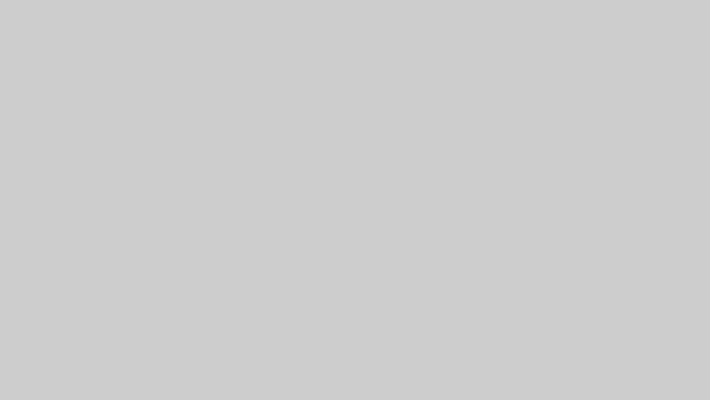
Frame 1 (no input)
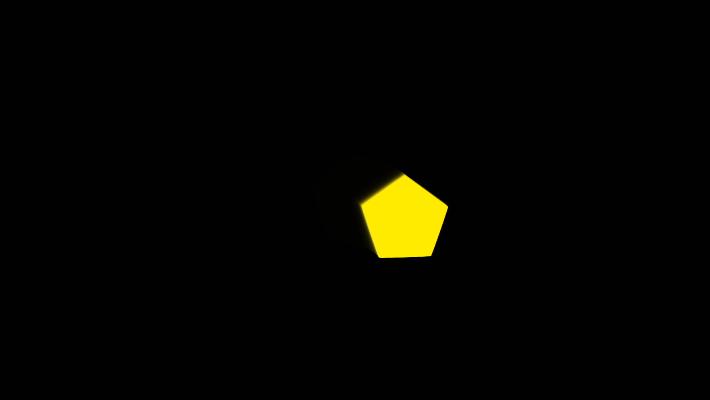
Frame 60 (no input)
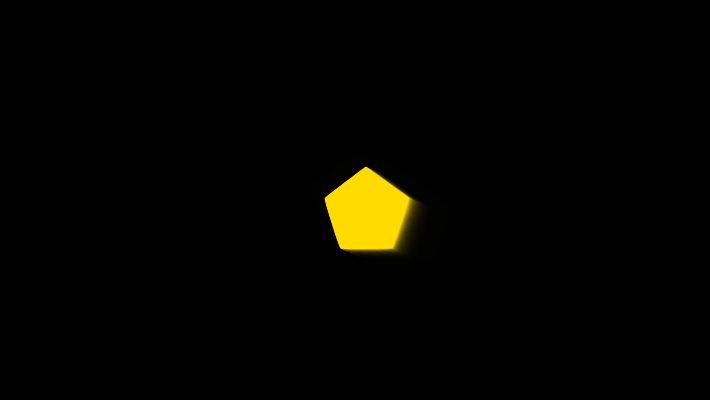
Frame 120 (the mouse pressed at the canvas centre since frame 60)

The p5.js sketch that drew these frames (run headless with seeded random() and noise() and a simulated clock; from frame 60 on, the mouse is pressed at the canvas centre):

// p5.js sketch
// ── sketch.js
// https://editor.p5js.org/jht9629-nyu/sketches/-PPWkffd8
// ims02-Arial v0

// https://editor.p5js.org/rh3900/sketches/ZxzGdEvlx
// ims02-Arial

// Source: https://p5js.org/examples/math-and-physics-soft-body/
// Created by Ira Greenberg. Revised by Darren Kessner. From 2024 onwards, edited and maintained by p5.js Contributors and Processing Foundation. Licensed under CC BY-NC-SA 4.0.


// Declare variables for the physics calculations
// My comments: These are global variables for later usage which could save more tiem to do the calculation and clearify all the relations between the datas. These especially are for physics calculation later in the code.
let centerX = 0.0;
let centerY = 0.0;
let radius = 45;
let rotAngle = -90;
let accelX = 0.0;
let accelY = 0.0;
let deltaX = 0.0;
let deltaY = 0.0;
let springing = 0.0009;
let damping = 0.98;

// Declare variables for specifying vertex locations
// My comments: Same thing, global variables, mosly are arrays that can be used later for vertex locations variations.
let nodes = 5;
let nodeStartX = [];
let nodeStartY = [];
let nodeX = [];
let nodeY = [];
let angle = [];
let frequency = [];

let organicConstant = 1.0;

// freely wandering around
let noiseOffsetX = 0;
// not letting the star going straight line
let noiseOffsetY = 1000;  
let noiseSpeed = 0.004;  
let autoTargetX = 0;
let autoTargetY = 0;

//when mouse is not moving, change it into automatic mode
let useAutoTarget = true; 
let lastMouseX = -1;
let lastMouseY = -1;
let mouseIdleFrames = 0;
let IDLE_THRESHOLD = 180;  // when reaching the target, pause for a bit

let my = {};


function setup() {
  createCanvas(710, 400);

  centerX = width / 2;
  centerY = height / 2;
  autoTargetX = centerX;
  autoTargetY = centerY;
  lastMouseX = mouseX;
  lastMouseY = mouseY;

  for (let i = 0; i < nodes; i++) {
    nodeStartX[i] = 0;
    nodeStartY[i] = 0;
    nodeX[i] = 0;
    nodeY[i] = 0;
    angle[i] = 0;
    frequency[i] = random(5, 12);
  }

  noStroke();
  angleMode(DEGREES);

  setup_fullScreenButton();
}

function draw() {
  background(0, 50);
  drawShape();
  moveShape();
}


function drawShape() {
  for (let i = 0; i < nodes; i++) {
    nodeStartX[i] = centerX + cos(rotAngle) * radius;
    nodeStartY[i] = centerY + sin(rotAngle) * radius;
    rotAngle += 360.0 / nodes;
  }

  curveTightness(organicConstant);
  let shapeColor = lerpColor(color('red'), color('yellow'), organicConstant);
  fill(shapeColor);

  beginShape();
  for (let i = 0; i < nodes; i++) {
    curveVertex(nodeX[i], nodeY[i]);
  }
  endShape(CLOSE);
}

//Auto
function moveShape() {

  //detect if the mouse is moving
  if (abs(mouseX - lastMouseX) > 1.5 || abs(mouseY - lastMouseY) > 1.5) {
    useAutoTarget = false;   //change to actual mouse movement
    mouseIdleFrames = 0;
  } else {
    mouseIdleFrames++;
    if (mouseIdleFrames > IDLE_THRESHOLD) {
      useAutoTarget = true;  //auto
    }
  }
  lastMouseX = mouseX;
  lastMouseY = mouseY;

  //use perlin noise to change moving target
  noiseOffsetX += noiseSpeed;
  noiseOffsetY += noiseSpeed;

  let margin = 80;  //when auto moving, it should not go out of the margin, so here i gave a value to limit it inide the canva
  autoTargetX = map(noise(noiseOffsetX), 0, 1, margin, width  - margin);
  autoTargetY = map(noise(noiseOffsetY), 0, 1, margin, height - margin);

  // which target to choose
  let targetX = useAutoTarget ? autoTargetX : mouseX;
  let targetY = useAutoTarget ? autoTargetY : mouseY;

  deltaX = (targetX - centerX) * springing;
  deltaY = (targetY - centerY) * springing;
  accelX += deltaX;
  accelY += deltaY;

  centerX += accelX;
  centerY += accelY;

  accelX *= damping;
  accelY *= damping;


  organicConstant = 1 - (abs(accelX) + abs(accelY)) * 0.1;

  for (let i = 0; i < nodes; i++) {
    nodeX[i] = nodeStartX[i] + sin(angle[i]) * (accelX * 2);
    nodeY[i] = nodeStartY[i] + sin(angle[i]) * (accelY * 2);
    angle[i] += frequency[i];
  }
}

//full screen button
function setup_fullScreenButton() {
  my.fullScreenButton = createButton("Full Screen");
  my.fullScreenButton.mousePressed(fullScreen_action);
  my.fullScreenButton.style("font-size:42px");
}

function fullScreen_action() {
  my.fullScreenButton.remove();
  fullscreen(1);
  setTimeout(ui_present_window, 3000);
}

function ui_present_window() {
  resizeCanvas(windowWidth, windowHeight);
}

function windowResized() {
  resizeCanvas(windowWidth, windowHeight);
}
